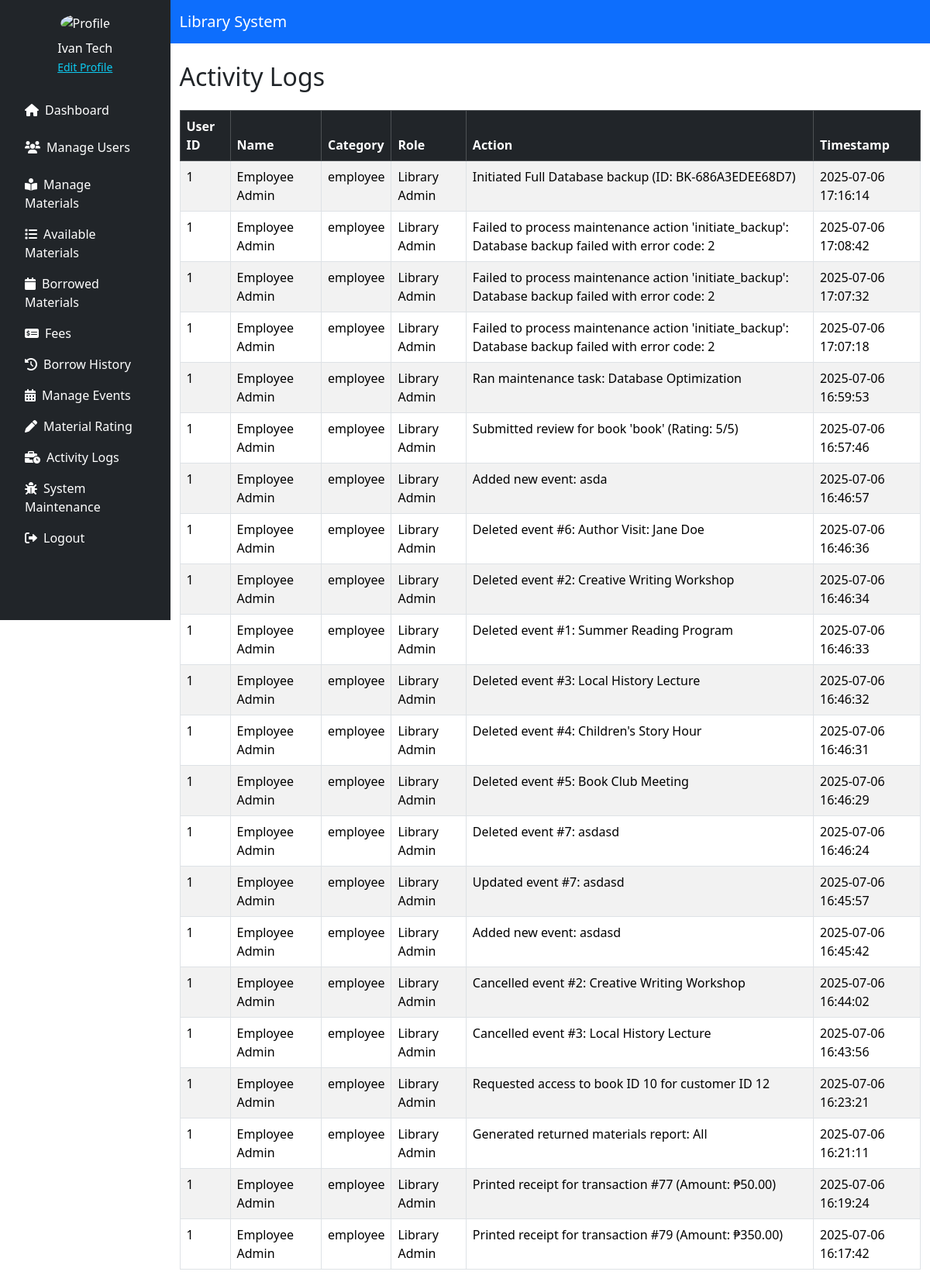
The app's page /source/employee/activity_logs.php (signed in) with its own data.
### tables this page shows
CREATE TABLE `activity_logs` (
  `log_id` int(11) NOT NULL,
  `user_id` int(11) NOT NULL,
  `user_role` enum('employee','customer') NOT NULL,
  `full_name` varchar(255) NOT NULL,
  `action` text NOT NULL,
  `timestamp` datetime DEFAULT current_timestamp()
);

CREATE TABLE `roles` (
  `role_id` int(11) NOT NULL,
  `role_name` varchar(255) NOT NULL,
  `description` text DEFAULT NULL
);

### source/employee/activity_logs.php (the view, shortened to what this page needs)
<?php
include '../../config/db_conn.php';
$stmt = $pdo->query("
    SELECT
        l.user_id,
        l.user_role,
        l.full_name,
        r.role_name,
        l.action,
        l.timestamp
    FROM activity_logs l
    LEFT JOIN employees e ON l.user_role = 'employee' AND l.user_id = e.employee_id
    LEFT JOIN customer c ON l.user_role = 'customer' AND l.user_id = c.customer_id
    LEFT JOIN roles r
        ON (l.user_role = 'employee' AND e.role_id = r.role_id)
        OR (l.user_role = 'customer' AND c.role_id = r.role_id)
    ORDER BY l.timestamp DESC
");
$logs = $stmt->fetchAll(PDO::FETCH_ASSOC);
?>
<!DOCTYPE html>
<html lang="en">
<head>
    <link href="https://cdn.jsdelivr.net/npm/bootstrap@5.3.3/dist/css/bootstrap.min.css" rel="stylesheet">
    <link href="https://cdnjs.cloudflare.com/ajax/libs/font-awesome/6.0.0/css/all.min.css" rel="stylesheet">
</head>
<body>
<div class="d-flex">
    <?php include './includes/sidebar.php'; ?>
    <div class="flex-grow-1">
        <nav class="navbar navbar-expand-lg navbar-dark bg-primary">
            <div class="container">
                <a class="navbar-brand" href="#">Library System</a>
            </div>
        </nav>
        <div class="container mt-4">
            <div class="d-flex justify-content-between mb-3">
                <h2>Activity Logs</h2>
            </div>
            <table class="table table-striped table-bordered">
                <thead class="table-dark">
                    <tr>
                        <th>User ID</th>
                        <th>Name</th>
                        <th>Category</th>
                        <th>Role</th>
                        <th>Action</th>
                        <th>Timestamp</th>
                    </tr>
                </thead>
                <tbody>
                    <?php foreach ($logs as $log): ?>
                        <tr>
                            <td><?= htmlspecialchars($log['user_id']) ?></td>
                            <td><?= htmlspecialchars($log['full_name']) ?></td>
                            <td><?= htmlspecialchars($log['user_role']) ?></td>
                            <td><?= htmlspecialchars($log['role_name'] ?? 'N/A') ?></td>
                            <td><?= htmlspecialchars($log['action']) ?></td>
                            <td><?= htmlspecialchars($log['timestamp']) ?></td>
                        </tr>
                    <?php endforeach; ?>
                </tbody>
            </table>
        </div>
    </div>
</div>
</body>
</html>

### records on screen
activity_logs: user "1", full_name "Employee Admin", user_role "employee", roles.role_name "Library Admin", action "Initiated Full Database backup (ID: BK-686A3EDEE68D7)", timestamp "2025-07-06 17:16:14"
activity_logs: user "1", full_name "Employee Admin", user_role "employee", roles.role_name "Library Admin", action "Failed to process maintenance action 'initiate_backup': Database backup failed with error code: 2", timestamp "2025-07-06 17:08:42"
activity_logs: user "1", full_name "Employee Admin", user_role "employee", roles.role_name "Library Admin", action "Failed to process maintenance action 'initiate_backup': Database backup failed with error code: 2", timestamp "2025-07-06 17:07:32"
activity_logs: user "1", full_name "Employee Admin", user_role "employee", roles.role_name "Library Admin", action "Failed to process maintenance action 'initiate_backup': Database backup failed with error code: 2", timestamp "2025-07-06 17:07:18"
activity_logs: user "1", full_name "Employee Admin", user_role "employee", roles.role_name "Library Admin", action "Ran maintenance task: Database Optimization", timestamp "2025-07-06 16:59:53"
activity_logs: user "1", full_name "Employee Admin", user_role "employee", roles.role_name "Library Admin", action "Submitted review for book 'book' (Rating: 5/5)", timestamp "2025-07-06 16:57:46"
activity_logs: user "1", full_name "Employee Admin", user_role "employee", roles.role_name "Library Admin", action "Added new event: asda", timestamp "2025-07-06 16:46:57"
activity_logs: user "1", full_name "Employee Admin", user_role "employee", roles.role_name "Library Admin", action "Deleted event #6: Author Visit: Jane Doe", timestamp "2025-07-06 16:46:36"
activity_logs: user "1", full_name "Employee Admin", user_role "employee", roles.role_name "Library Admin", action "Deleted event #2: Creative Writing Workshop", timestamp "2025-07-06 16:46:34"
activity_logs: user "1", full_name "Employee Admin", user_role "employee", roles.role_name "Library Admin", action "Deleted event #1: Summer Reading Program", timestamp "2025-07-06 16:46:33"
activity_logs: user "1", full_name "Employee Admin", user_role "employee", roles.role_name "Library Admin", action "Deleted event #3: Local History Lecture", timestamp "2025-07-06 16:46:32"
activity_logs: user "1", full_name "Employee Admin", user_role "employee", roles.role_name "Library Admin", action "Deleted event #4: Children's Story Hour", timestamp "2025-07-06 16:46:31"
activity_logs: user "1", full_name "Employee Admin", user_role "employee", roles.role_name "Library Admin", action "Deleted event #5: Book Club Meeting", timestamp "2025-07-06 16:46:29"
activity_logs: user "1", full_name "Employee Admin", user_role "employee", roles.role_name "Library Admin", action "Deleted event #7: asdasd", timestamp "2025-07-06 16:46:24"
activity_logs: user "1", full_name "Employee Admin", user_role "employee", roles.role_name "Library Admin", action "Updated event #7: asdasd", timestamp "2025-07-06 16:45:57"
activity_logs: user "1", full_name "Employee Admin", user_role "employee", roles.role_name "Library Admin", action "Added new event: asdasd", timestamp "2025-07-06 16:45:42"
activity_logs: user "1", full_name "Employee Admin", user_role "employee", roles.role_name "Library Admin", action "Cancelled event #2: Creative Writing Workshop", timestamp "2025-07-06 16:44:02"
activity_logs: user "1", full_name "Employee Admin", user_role "employee", roles.role_name "Library Admin", action "Cancelled event #3: Local History Lecture", timestamp "2025-07-06 16:43:56"
activity_logs: user "1", full_name "Employee Admin", user_role "employee", roles.role_name "Library Admin", action "Requested access to book ID 10 for customer ID 12", timestamp "2025-07-06 16:23:21"
activity_logs: user "1", full_name "Employee Admin", user_role "employee", roles.role_name "Library Admin", action "Generated returned materials report: All", timestamp "2025-07-06 16:21:11"
activity_logs: user "1", full_name "Employee Admin", user_role "employee", roles.role_name "Library Admin", action "Printed receipt for transaction #77 (Amount: ₱50.00)", timestamp "2025-07-06 16:19:24"
activity_logs: user "1", full_name "Employee Admin", user_role "employee", roles.role_name "Library Admin", action "Printed receipt for transaction #79 (Amount: ₱350.00)", timestamp "2025-07-06 16:17:42"

### other values on screen
$_SESSION['user_name'] "Ivan Tech"
